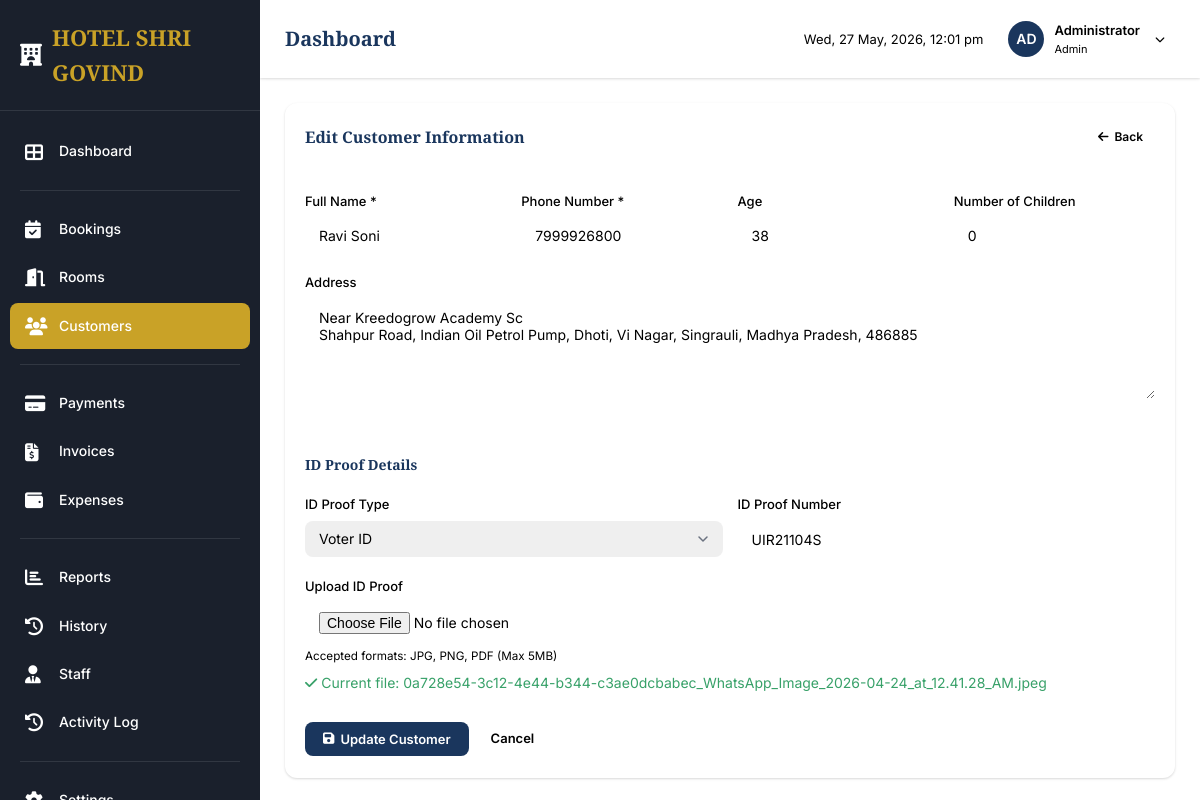
The app's page /customers/2/edit (signed in) with its own data.
### app.py (models this page shows, shortened)
class Settings(db.Model):
    __tablename__ = 'settings'
    id = db.Column(db.Integer, primary_key=True)
    key = db.Column(db.String(50), unique=True, nullable=False)
    value = db.Column(db.Text)
    @staticmethod
    def get(key, default=None):
        setting = Settings.query.filter_by(key=key).first()
        return setting.value if setting else default

class Staff(db.Model, UserMixin):
    __tablename__ = 'staff'
    id = db.Column(db.Integer, primary_key=True)
    username = db.Column(db.String(50), unique=True, nullable=False)
    password_hash = db.Column(db.String(255), nullable=False)
    name = db.Column(db.String(100), nullable=False)
    role = db.Column(db.String(20), nullable=False, default='receptionist')
    is_active = db.Column(db.Boolean, default=True)
    created_at = db.Column(db.DateTime, default=datetime.utcnow)
    last_login = db.Column(db.DateTime)
    def is_admin(self):
        return self.role == 'admin'

class Customer(db.Model):
    __tablename__ = 'customers'
    id = db.Column(db.Integer, primary_key=True)
    name = db.Column(db.String(100), nullable=False)
    email = db.Column(db.String(100))
    phone = db.Column(db.String(20), nullable=False)
    age = db.Column(db.Integer)
    number_of_children = db.Column(db.Integer, default=0)
    address = db.Column(db.Text)
    id_proof_type = db.Column(db.String(20))
    id_proof_number = db.Column(db.String(50))
    id_proof_file = db.Column(db.String(255))
    total_stays = db.Column(db.Integer, default=0)
    created_at = db.Column(db.DateTime, default=datetime.utcnow)
    bookings = db.relationship('Booking', backref='customer', lazy=True)
    accompanying_persons = db.relationship('AccompanyingPerson', backref='customer', lazy=True, cascade='all, delete-orphan')

### app.py (the view, shortened to what this page needs)
@app.route('/customers/<int:customer_id>/edit', methods=['GET', 'POST'])
@login_required
def edit_customer(customer_id):
    customer = db.get_or_404(Customer, customer_id)
    form = CustomerForm(obj=customer)
    return render_template('edit_customer.html', form=form, customer=customer)

### app.py
class CustomerForm(FlaskForm):
    name = StringField('Full Name', validators=[DataRequired(), Length(max=100)])
    phone = StringField('Phone', validators=[DataRequired(), Length(max=20)])
    age = IntegerField('Age')
    number_of_children = IntegerField('Number of Children', default=0)
    address = TextAreaField('Address')
    id_proof_type = SelectField('ID Proof Type',
        choices=[('', 'Select ID Proof'), ('aadhar', 'Aadhar Card'), ('voter_id', 'Voter ID'),
                ('driving_license', 'Driving License'), ('passport', 'Passport')])
    id_proof_number = StringField('ID Proof Number', validators=[Length(max=50)])
    submit = SubmitField('Save Customer')

### app.py (called while the page is built)
@login_manager.user_loader
def load_user(user_id):
    return db.session.get(Staff, int(user_id))

### templates/edit_customer.html (shortened to what this page needs)
{% extends "base.html" %}
{% block content %}
<div class="card">
    <div class="card-header">
        <h3 class="card-title">Edit Customer Information</h3>
        <a href="{{ url_for('customer_detail', customer_id=customer.id) }}" class="btn btn-sm btn-outline">
            <i class="fas fa-arrow-left"></i> Back
        </a>
    </div>
    <div class="card-body">
        <form method="POST" enctype="multipart/form-data" id="customerForm">
            <div class="form-row">
                <div class="form-group">
                    <label class="form-label">Full Name *</label>
                    {{ form.name(class="form-control", placeholder="Enter full name") }}
                </div>
                <div class="form-group">
                    <label class="form-label">Phone Number *</label>
                    {{ form.phone(class="form-control", placeholder="Enter phone number") }}
                </div>
                <div class="form-group">
                    <label class="form-label">Age</label>
                    {{ form.age(class="form-control", placeholder="Enter age", type="number", min="1", max="120") }}
                </div>
                <div class="form-group">
                    <label class="form-label">Number of Children</label>
                    {{ form.number_of_children(class="form-control", placeholder="Enter number of children", type="number", min="0") }}
                </div>
            </div>
            <div class="form-group">
                <label class="form-label">Address</label>
                {{ form.address(class="form-control", placeholder="Enter full address") }}
            </div>
            <h4 style="margin-bottom: 20px; color: var(--primary);">ID Proof Details</h4>
            <div class="form-row">
                <div class="form-group">
                    <label class="form-label">ID Proof Type</label>
                    {{ form.id_proof_type(class="form-control form-select") }}
                </div>
                <div class="form-group">
                    <label class="form-label">ID Proof Number</label>
                    {{ form.id_proof_number(class="form-control", placeholder="Enter ID number") }}
                </div>
            </div>
            <div class="form-group">
                <label class="form-label">Upload ID Proof</label>
                <input type="file" name="id_proof" class="form-control" accept=".jpg,.jpeg,.png,.pdf">
                <small style="color: var(--gray-500);">Accepted formats: JPG, PNG, PDF (Max 5MB)</small>
                {% if customer.id_proof_file %}
                <p style="margin-top: 5px; color: var(--success);">
                    <i class="fas fa-check"></i> Current file: {{ customer.id_proof_file }}
                </p>
                {% endif %}
            </div>
            <div style="margin-top: 25px;">
                <button type="submit" class="btn btn-primary">
                    <i class="fas fa-save"></i> Update Customer
                </button>
                <a href="{{ url_for('customer_detail', customer_id=customer.id) }}" class="btn btn-outline">
                    Cancel
                </a>
            </div>
        </form>
    </div>
</div>
{% endblock %}

### templates/partials/sidebar.html (shortened to what this page needs)
<nav class="sidebar">
    <div class="sidebar-header">
        <a href="{{ url_for('dashboard') }}" class="sidebar-logo">
            <i class="fas fa-hotel"></i>
            <span>{{ hotel.name|default('HOTEL SHRI GOVIND') }}</span>
        </a>
    </div>
    <div class="sidebar-nav">
        <div class="nav-item">
            <a href="{{ url_for('dashboard') }}" class="nav-link {% if request.endpoint == 'dashboard' %}active{% endif %}">
                <i class="fas fa-th-large"></i>
                Dashboard
            </a>
        </div>
        <div class="nav-divider"></div>
        <div class="nav-item">
            <a href="{{ url_for('bookings') }}" class="nav-link {% if 'booking' in request.endpoint %}active{% endif %}">
                <i class="fas fa-calendar-check"></i>
                Bookings
            </a>
        </div>
        <div class="nav-item">
            <a href="{{ url_for('rooms') }}" class="nav-link {% if request.endpoint == 'rooms' or 'room' in request.endpoint %}active{% endif %}">
                <i class="fas fa-door-open"></i>
                Rooms
            </a>
        </div>
        <div class="nav-item">
            <a href="{{ url_for('customers') }}" class="nav-link {% if 'customer' in request.endpoint %}active{% endif %}">
                <i class="fas fa-users"></i>
                Customers
            </a>
        </div>
        <div class="nav-divider"></div>
        <div class="nav-item">
            <a href="{{ url_for('payments') }}" class="nav-link {% if request.endpoint == 'payments' %}active{% endif %}">
                <i class="fas fa-credit-card"></i>
                Payments
            </a>
        </div>
        <div class="nav-item">
            <a href="{{ url_for('invoices') }}" class="nav-link {% if 'invoice' in request.endpoint %}active{% endif %}">
                <i class="fas fa-file-invoice-dollar"></i>
                Invoices
            </a>
        </div>
        <div class="nav-item">
            <a href="{{ url_for('expenses') }}" class="nav-link {% if request.endpoint == 'expenses' %}active{% endif %}">
                <i class="fas fa-wallet"></i>
                Expenses
            </a>
        </div>
        <div class="nav-divider"></div>
        <div class="nav-item">
            <a href="{{ url_for('reports') }}" class="nav-link {% if request.endpoint == 'reports' or 'report' in request.endpoint %}active{% endif %}">
                <i class="fas fa-chart-bar"></i>
                Reports
            </a>
        </div>
        <div class="nav-item">
            <a href="{{ url_for('history') }}" class="nav-link {% if request.endpoint == 'history' %}active{% endif %}">
                <i class="fas fa-history"></i>
                History
            </a>
        </div>
        {% if current_user.is_admin() %}
        <div class="nav-item">
            <a href="{{ url_for('staff') }}" class="nav-link {% if 'staff' in request.endpoint %}active{% endif %}">
                <i class="fas fa-user-tie"></i>
                Staff
            </a>
        </div>
        <div class="nav-item">
            <a href="{{ url_for('activity_log') }}" class="nav-link {% if request.endpoint == 'activity_log' %}active{% endif %}">
                <i class="fas fa-history"></i>
                Activity Log
            </a>
        </div>
        {% endif %}
        <div class="nav-divider"></div>
        <div class="nav-item">
            <a href="{{ url_for('settings') }}" class="nav-link {% if request.endpoint == 'settings' %}active{% endif %}">
                <i class="fas fa-cog"></i>
            </a>
        </div>
    </div>
</nav>

### templates/partials/topnav.html (shortened to what this page needs)
<nav class="top-nav">
    <div class="top-nav-left">
        <h1 class="page-title">{% block page_title %}Dashboard{% endblock %}</h1>
    </div>
    <div class="top-nav-right">
        <span class="nav-time" id="current-time">
        </span>
        <div class="user-dropdown">
            <div class="user-avatar">
                {{ current_user.name[:2].upper() }}
            </div>
            <div class="user-info">
                <div class="user-name">{{ current_user.name }}</div>
                <div class="user-role">{{ current_user.role|title }}</div>
            </div>
            <i class="fas fa-chevron-down" style="color: var(--gray-400); font-size: 10px; margin-left: 5px;"></i>
        </div>
    </div>
</nav>

### records on screen
Settings: name "HOTEL SHRI GOVIND"
Staff: name "AD", name "Administrator", role "Admin"
Customer: name "Ravi Soni", phone "7999926800", age "38", number_of_children "0", address "Near Kreedogrow Academy Sc Shahpur Road, Indian Oil Petrol Pump, Dhoti, Vi Nagar, Singrauli, Madhya Pradesh, 486885", id_proof_type "Voter ID", id_proof_number "UIR21104S", id_proof_file "0a728e54-3c12-4e44-b344-c3ae0dcbabec_WhatsApp_Image_2026-04-24_at_12.41.28_AM.jpeg"
